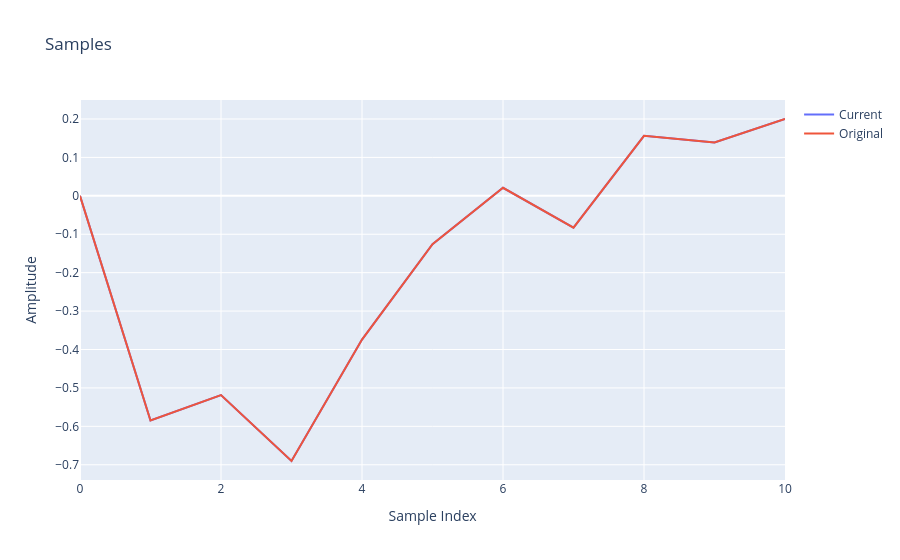

The notebook cell saved with this chart:
### Code cell
fig = go.Figure()

fig.add_trace(
    go.Scatter(
        y=xs,
        mode="lines",
        name="Current",
    )
)

fig.add_trace(
    go.Scatter(
        y=ys,
        mode="lines",
        name="Original",
    )
)


fig.update_layout(
    title="Samples",
    xaxis_title="Sample Index",
    yaxis_title="Amplitude",
)

fig.show()

### Figure 1 — Plotly figure (JSON) as saved in the notebook; plotly's stock layout.template omitted (floating-point values rounded to 4 significant figures)
{"data": [{"mode": "lines", "name": "Current", "type": "scatter", "y": [0.0, -0.5847, -0.5187, -0.6902, -0.3741, -0.1257, 0.02103, -0.08274, 0.1564, 0.1387, 0.2]}, {"mode": "lines", "name": "Original", "type": "scatter", "y": [0.0, -0.5847, -0.5187, -0.6902, -0.3741, -0.1257, 0.02103, -0.08274, 0.1564, 0.1387, 0.2]}], "layout": {"title": {"text": "Samples"}, "xaxis": {"title": {"text": "Sample Index"}}, "yaxis": {"title": {"text": "Amplitude"}}}}
